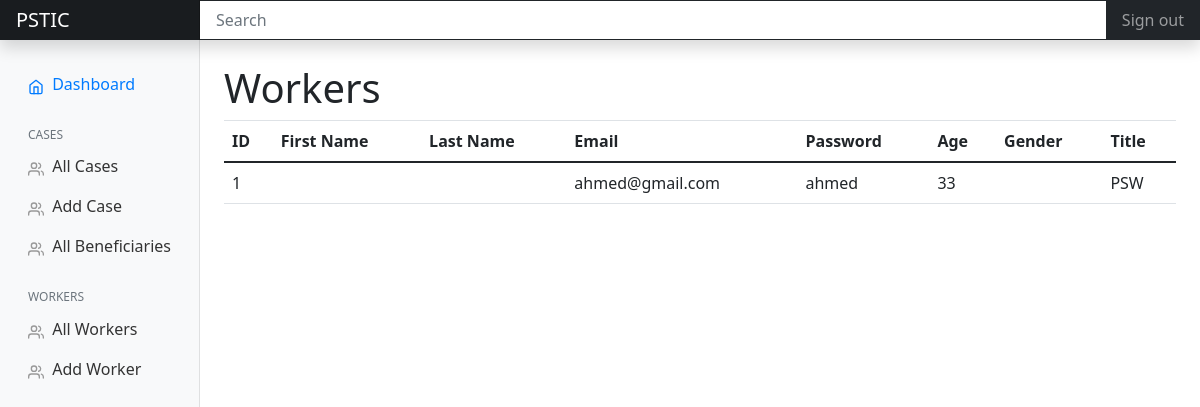
The app's page /caselog/, older data.
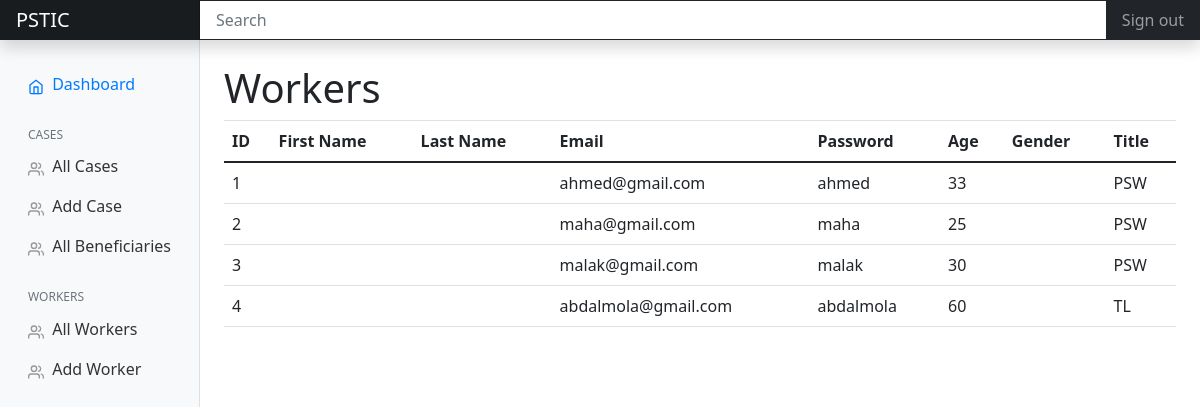
The same page, newer data.
### case_log/models.py (models this page shows, shortened)
class workers(models.Model):
    id = models.AutoField(primary_key=True)
    fname = models.CharField(max_length=50)
    lname = models.CharField(max_length=50)
    login_email = models.EmailField(max_length=50)
    login_password = models.CharField(max_length=50)
    age = models.IntegerField()
    gender_id = models.ForeignKey(genders, on_delete=models.CASCADE)
    job_title_id = models.ForeignKey(job_titles, on_delete=models.CASCADE)

### case_log/views.py (the view)
# urls.py: path('', views.workers, name='caselog-home'),
def workers(request):
    rs_workers = getResultSet(query_workers)
    context = {'workers': rs_workers}
    return render(request, 'case_log/workers.html', context)

### case_log/views.py (called while the page is built)
def getResultSet(query):
    cursor = connection.cursor()
    cursor.execute(query)
    return cursor.fetchall()

### case_log/templates/case_log/workers.html (shortened to what this page needs)
{% extends "case_log/base.html" %}
  {% block content %}
  <h1>Workers</h1>
  <table class="table">
      <thead>
          <tr>
              <th>ID</th>
              <th>First Name</th>
              <th>Last Name</th>
              <th>Email</th>
              <th>Password</th>
              <th>Age</th>
              <th>Gender</th>
              <th>Title</th>
          </tr>
      </thead>
      <tbody>
        {% for worker in workers %}
            <tr>
              <td>{{ worker.0 }}</td>
              <td>{{ worker.1 }}</td>
              <td>{{ worker.2 }}</td>
              <td>{{ worker.3 }}</td>
              <td>{{ worker.4 }}</td>
              <td>{{ worker.5 }}</td>
              <td>{{ worker.6 }}</td>
              <td>{{ worker.7 }}</td>
            </tr>
          {% endfor %}
      </tbody>
  </table>
  {% endblock content %}

### case_log/templates/case_log/base.html (shortened to what this page needs)
{% load static %}
<!doctype html>
<html lang="en">
    <head>
        <link href="{% static "css/bootstrap.min.css" %}" rel="stylesheet">
        <link href="{% static "css/main.css" %}" rel="stylesheet">
        <link href="{% static "css/collapse_table.css" %}" rel="stylesheet">
        <link href="{% static "css/dashboard.css" %}" rel="stylesheet">
        <link href="https://cdn.jsdelivr.net/npm/bootstrap@5.0.0-beta2/dist/css/bootstrap.min.css" rel="stylesheet">
    </head>
    <body>
        <nav class="navbar navbar-dark sticky-top bg-dark flex-md-nowrap p-0 shadow">
            <a class="navbar-brand col-md-3 col-lg-2 mr-0 px-3" href="#">PSTIC</a>
            <input class="form-control form-control-dark w-100" type="text" placeholder="Search" aria-label="Search">
            <ul class="navbar-nav px-3">
                <li class="nav-item text-nowrap">
                    <a class="nav-link" href="#">Sign out</a>
                </li>
            </ul>
        </nav>
        <br>
        <div class="container-fluid">
            <div class="row">
                {% include 'partials/_sidebar.html' %}
                <main role="main" class="col-md-9 ml-sm-auto col-lg-10 px-md-4">
                    {% block content %}
                    {% endblock %}
                </main>
            </div>
        </div>
    </body>
</html>

### case_log/templates/partials/_sidebar.html (shortened to what this page needs)
{% load static %}
<nav id="sidebarMenu" class="col-md-3 col-lg-2 d-md-block bg-light sidebar collapse">
  <div class="sidebar-sticky pt-3">
    <ul class="nav flex-column">
      <li class="nav-item">
        <a class="nav-link active" href="#">
          <span data-feather="home"></span>
          Dashboard <span class="sr-only">(current)</span>
        </a>
        <h6 class="sidebar-heading d-flex justify-content-between align-items-center px-3 mt-4 mb-1 text-muted">
          <span>Cases</span>
        </h6>
      </li>
      <li class="nav-item">
        <a class="nav-link" href="{% url 'caselog-cases' %}">
          <span data-feather="users"></span>
          All Cases
        </a>
      </li>
    <li class="nav-item">
      <a class="nav-link" href="{% url 'caselog-addcase' %}">
        <span data-feather="users"></span>
        Add Case
      </a>
    </li>
    <li class="nav-item">
      <a class="nav-link" href="{% url 'caselog-beneficiaries' %}">
        <span data-feather="users"></span>
        All Beneficiaries
      </a>
    </li>
    <h6 class="sidebar-heading d-flex justify-content-between align-items-center px-3 mt-4 mb-1 text-muted">
      <span>Workers</span>
    </h6>
      <li class="nav-item">
        <a class="nav-link" href="{% url 'caselog-workers' %}">
          <span data-feather="users"></span>
          All Workers
        </a>
      </li>
      <li class="nav-item">
        <a class="nav-link" href="{% url 'caselog-addworker' %}">
          <span data-feather="users"></span>
          Add Worker
        </a>
      </li>
    </ul>
  </div>
</nav>

### static/css/collapse_table.css (style rules this page uses)
.table tr { cursor: pointer; }

### static/css/dashboard.css (style rules this page uses)
body { font-size: .875rem; }
.feather { width: 16px; height: 16px; vertical-align: text-bottom; }
.sidebar { position: fixed; top: 0; bottom: 0; left: 0; z-index: 100; padding: 48px 0 0; box-shadow: inset -1px 0 0 rgba(0, 0, 0, .1); }
.sidebar-sticky { position: relative; top: 0; height: calc(100vh - 48px); padding-top: .5rem; overflow-x: hidden; overflow-y: auto; }
.sidebar .nav-link { font-weight: 500; color: #333; }
.sidebar .nav-link .feather { margin-right: 4px; color: #999; }
.sidebar .nav-link.active { color: #007bff; }
.sidebar .nav-link:hover .feather, .sidebar .nav-link.active .feather { color: inherit; }
.sidebar-heading { font-size: .75rem; text-transform: uppercase; }
.navbar-brand { padding-top: .75rem; padding-bottom: .75rem; font-size: 1rem; background-color: rgba(0, 0, 0, .25); box-shadow: inset -1px 0 0 rgba(0, 0, 0, .25); }
.navbar .form-control { padding: .75rem 1rem; border-width: 0; border-radius: 0; }
.form-control-dark { color: #fff; background-color: rgba(255, 255, 255, .1); border-color: rgba(255, 255, 255, .1); }

Row changes from the older to the newer data that the page shows:
added workers: worker "2", login_email "maha@gmail.com", worker "maha", age "25", worker "PSW"
added workers: id "3", login_email "malak@gmail.com", worker "malak", age "30", worker "PSW"
added workers: id "4", login_email "abdalmola@gmail.com", worker "abdalmola", age "60", worker "TL"
